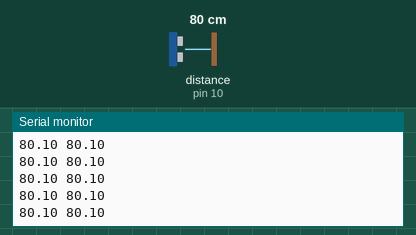
This sketch was run on a simulated Arduino Uno, built with avr-gcc and run on an emulated ATmega328P. Shown: the last lines printed to the serial monitor. Wiring (inferred from the names in the program): ultrasonic range finder: trigger pin 9; echo pin 10. The test bench sets the inputs (shaded band); at power-on: distance to the obstacle (sensor on pin 10) 80 cm. The echo pulse lasts 58.3 µs per cm.

Above: at 1.2 s.
1.3 s: distance to the obstacle (sensor on pin 10) set to 2 cm
At 1.36 s:
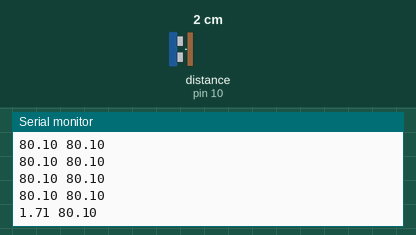
2.8 s: distance to the obstacle (sensor on pin 10) set to 4 cm
At 2.82 s:
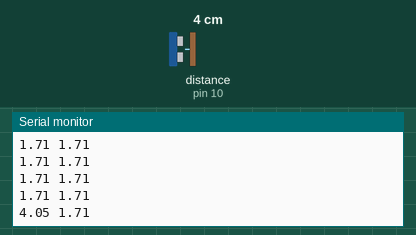
Timing chart, 0 to 5.8 s (numbered marks = the images above; inputs shaded):
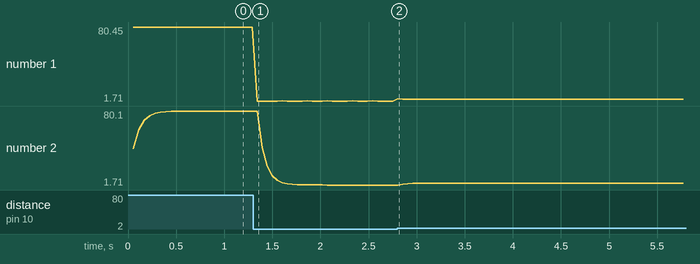

Measured:
- after the input at 1.3 s, the serial monitor: prints a new line at once (image 1)
- after the input at 2.8 s, the serial monitor: prints a new line at once (image 2)
- plotted number 1: 80.1 → 1.71 after the input at 1.3 s, 1.71 → 3.71 after the input at 2.8 s
- plotted number 2: 80.1 → 1.71 after the input at 1.3 s, 1.71 → 3.71 after the input at 2.8 s

The sketch:

sonar_filters.ino
```cpp
#define TRIG_PIN 9
#define ECHO_PIN 10

float dist_3[3] = {0.0, 0.0, 0.0}; // массив для хранения трех последних измерений
byte i;

float dist_prev, dist_filtered, k;
unsigned long sensTimer;

void setup() {

  Serial.begin(9600);
  pinMode(TRIG_PIN, OUTPUT);
  pinMode(ECHO_PIN, INPUT);
  k = 0.5;

}

void loop() {

  if (millis() - sensTimer > 50) {    // измерение и вывод каждые 50 мс

  //объявлеям переменные для хранения длительности импульса и расстояния для объекта
  int duration;
  float distance;
  float distance_mean;
  float distance_median;

  // счетчик от 0 до 2
  if (i > 1){
    i = 0;
  }
  else i++;

  //выставляем значение LOW на пине TRIG_PIN
  digitalWrite(TRIG_PIN, LOW);
  delayMicroseconds(2);

  digitalWrite(TRIG_PIN, HIGH);

  delayMicroseconds(10);
  digitalWrite(TRIG_PIN, LOW);

  // измерим длительность высокого сигнала на пине ECHO_PIN
  duration = pulseIn(ECHO_PIN, HIGH);

  distance = duration / 58.0;

  if (distance > 400) distance = 400;

  dist_3[i] = distance;

  if (millis() < 200) {
    distance_mean = distance;
    distance_median = distance;
  }
  else {
    distance_mean = mean_of_3(dist_3[0], dist_3[1], dist_3[2]);
    distance_median = middle_of_3(dist_3[0], dist_3[1], dist_3[2]);
  }

  // фильтр Брауна
  dist_filtered = distance_median * k + dist_prev * (1-k);

  //Serial.print("distance = ");
  Serial.print(distance);
  Serial.print(" ");
  //Serial.print(" distance_mean = ");
  //Serial.print(distance_mean);
  //Serial.print(" distance_median = ");
  //Serial.print(distance_median);
  //Serial.print(" dist_filtered = ");
  Serial.println(dist_filtered);

  dist_prev = dist_filtered;

  // обновляем значение переменной sensTimer
  sensTimer = millis();

  }

}

// эта функция вычислеяет среднее арифметическое из трех значений
float mean_of_3(float a, float b, float c){
  float mean = (a + b + c) / 3.0;
  return mean;
}

// медианный фильтр из трех значений
float middle_of_3(float a, float b, float c){
  float middle;
  if ((a <= b) && (a <= c)) {
    //middle = (b <= c) ? b : c;
    if ( b <= c ) middle = b;
    else middle = c;
  }
  else {
    if (( b <= a) && (b <= c)){
      middle = (a <= c) ? a : c;
    }
    else {
      middle = (a <= b) ? a : b;
    }
  }
  return middle;
}
```
